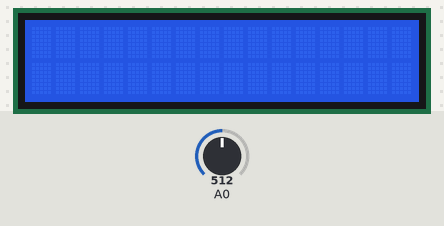
Simulated run of this sketch. Board: Arduino Uno, built with avr-gcc and run on an emulated ATmega328P. On the bench: 16×2 character LCD. The test bench sets the inputs (shaded band); at power-on: A0 = 512.

Above: at 1.2 s.
1.3 s: A0 set to 70
At 3.9 s:
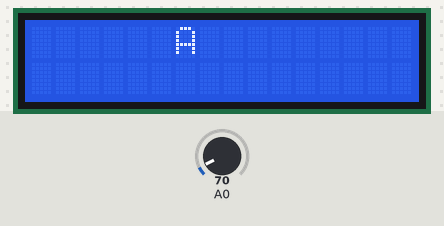
4.0 s: A0 set to 90
7.0 s: A0 set to 410
At 7.26 s:
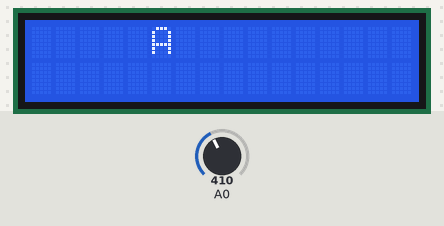
Timing chart, 0 to 10.0 s (numbered marks = the images above; inputs shaded):
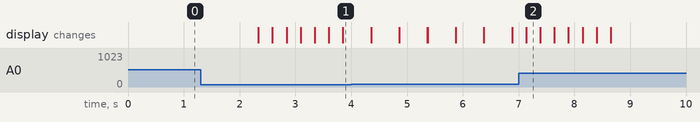

The sketch:

run-word.ino
```cpp
#include <LiquidCrystal.h>
LiquidCrystal lcd(8, 9, 4, 5, 6, 7);

char detectButton(int portValue) {
  if(portValue <= 80) return 'R';
  if(portValue > 80 && portValue <= 200) return 'U';
  if(portValue > 200 && portValue <= 400) return 'D';
  if(portValue > 400 && portValue <= 600) return 'L';
  if(portValue > 600 && portValue <= 800) return 'S';
  return 'N';
}

void setup() {
  lcd.begin(16, 2);
  pinMode(A0, INPUT);
}

int row = 0;
int column = 0;

void loop() {
  int buttonValue = analogRead(A0);
  if(buttonValue < 900) {
    char button = detectButton(buttonValue);
    if(button == 'R') column++;
    if(button == 'L') column--;
  }
  lcd.setCursor(column, row);
  lcd.print("A");
  delay(250);
  lcd.clear();
}
```

Measured:
- after the input at 1.3 s, the display: first changes after 1.0 s (image 1 shows a later state)
- after the input at 7.0 s, the display: changes after 0.14 s (image 2)
